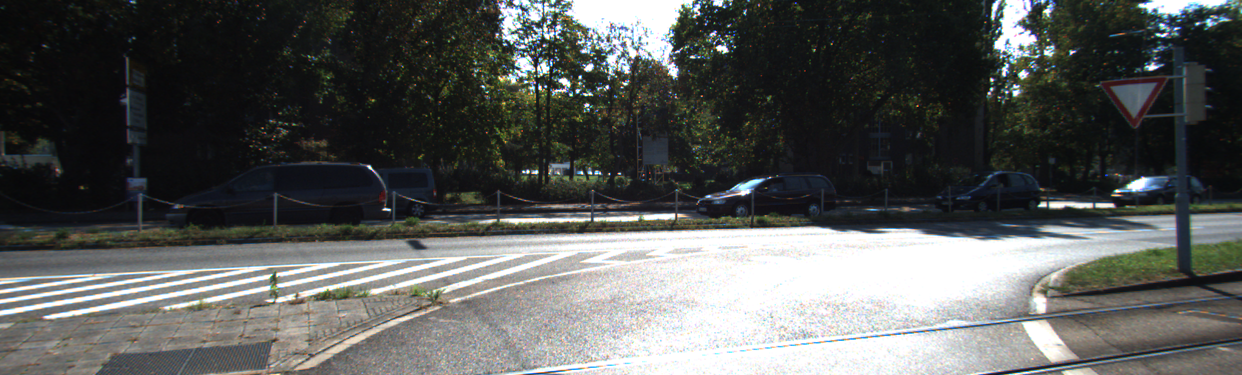
//> input picture img1L.png, 1242 x 375 px
$ ./Chapter1_test2   (built with g++ and OpenCV 4)
//> lines starting //> are read from the running program, lines starting //| are printed output that depends on the picture
#include <opencv2/imgcodecs.hpp>
#include <opencv2/highgui.hpp>
#include <opencv2/imgproc.hpp>
#include <opencv2/core.hpp>
#include <opencv2/video/tracking.hpp>
#include <cmath>
#include <algorithm>
#include <iostream>

using namespace std;
using namespace cv;

void getMatchedPoints(vector<Point2f>& input_curr_points,
	vector<Point2f>& input_next_points, vector<uchar>& status,
	vector<Point2f>& output_curr_points,
	vector<Point2f>& output_next_points);


vector<vector<Point2f>> generateLookuptable(
	vector<Point2f>& matched_1Li, vector<Point2f>& matched_1Ri,
	vector<Point2f>& matched_1Rii, vector<Point2f>& matched_2Rii,
	vector<Point2f>& matched_2Riii, vector<Point2f>& matched_2Liii,
	vector<Point2f>& matched_2Liv, vector<Point2f>& matched_1Liv);


void phaseAnalyse(vector<Point2f>& input_curr_points, vector<Point2f>& input_next_points, bool isthirdmatch);

float getphase(Point2f& point0, Point2f& point1);

void printVectorPoint2f(vector<Point2f>& vec);

bool exists(Point2f& target, vector<Point2f>& vec, int& next_point_index);


void main() {
	// reading images----------------------------------------------------
	String pathimg1L = "Resources/img1L.png";
	Mat img1L = imread(pathimg1L);
//> img1L is the input picture: 375 rows x 1242 cols, CV_8UC3; mean B, G, R 89.3, 91.1, 89.1

	String pathimg1R = "Resources/img1R.png";
	Mat img1R = imread(pathimg1R);
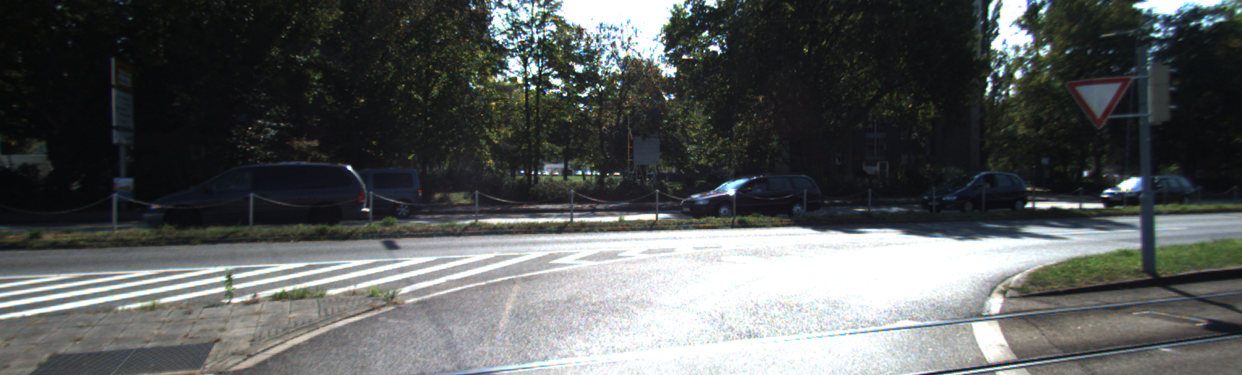
//> input picture img1R.png, 1242 x 375 px
//> img1R is the input picture: 375 rows x 1242 cols, CV_8UC3; mean B, G, R 90.2, 90.5, 87.5

	String pathimg2L = "Resources/img2L.png";
	Mat img2L = imread(pathimg2L);
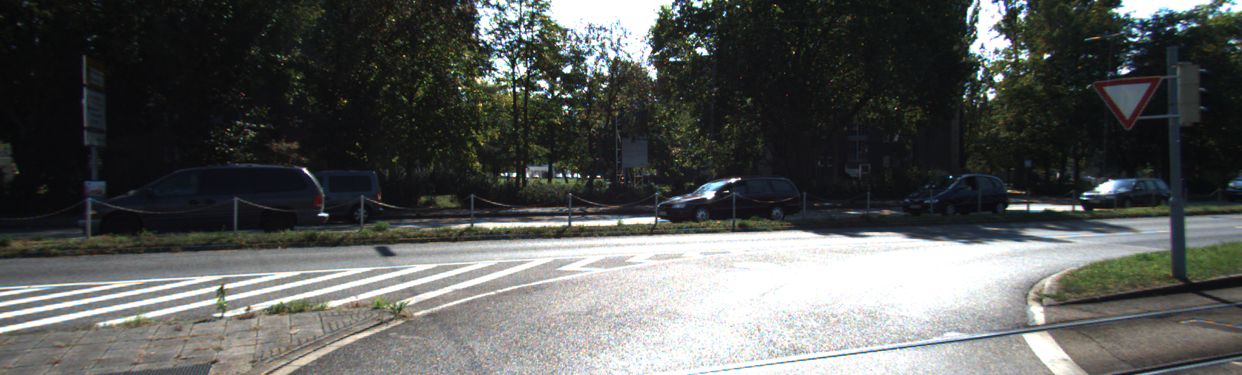
//> input picture img2L.png, 1242 x 375 px
//> img2L is the input picture: 375 rows x 1242 cols, CV_8UC3; mean B, G, R 88.1, 89.9, 87.8

	String pathimg2R = "Resources/img2R.png";
	Mat img2R = imread(pathimg2R);
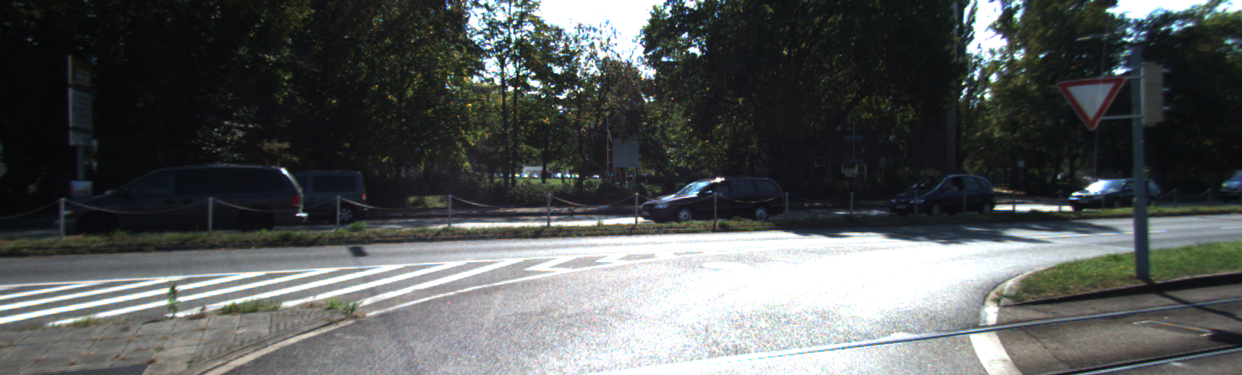
//> input picture img2R.png, 1242 x 375 px
//> img2R is the input picture: 375 rows x 1242 cols, CV_8UC3; mean B, G, R 89.1, 89.4, 86.3

	Mat img1L_gray, img1R_gray, img2L_gray, img2R_gray;
	//--------------------------------------------------------------------

	//
	// converting images to gray-------------------------------------------
	cvtColor(img1L, img1L_gray, COLOR_BGR2GRAY);
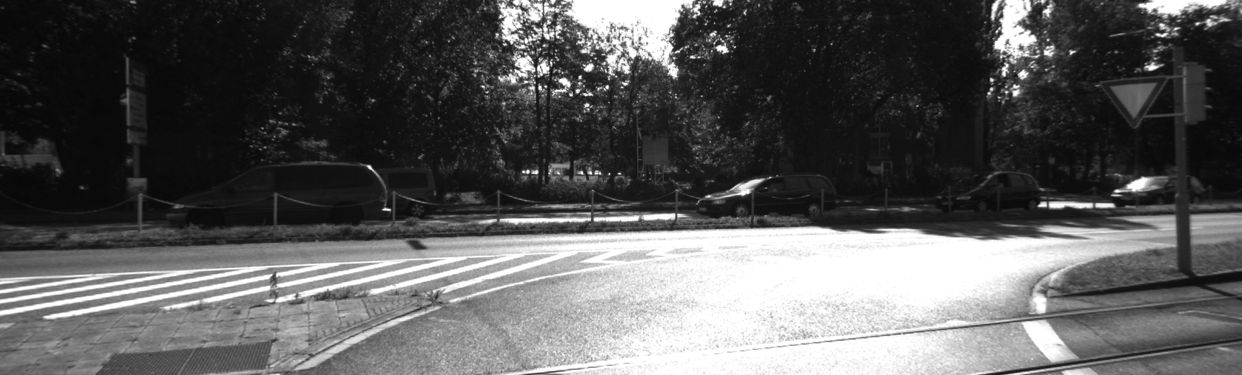
//> img1L_gray: 375 rows x 1242 cols, CV_8UC1; min 7, max 255, mean 90.3
	cvtColor(img1R, img1R_gray, COLOR_BGR2GRAY);
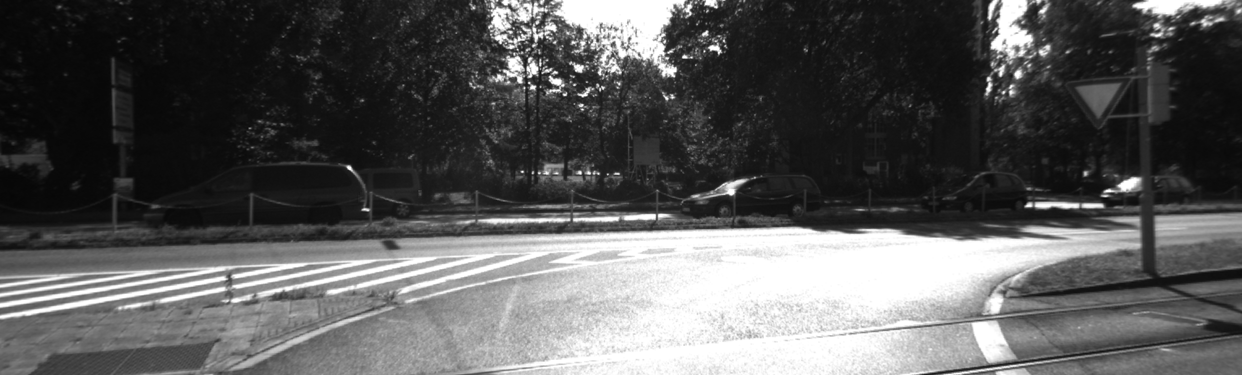
//> img1R_gray: 375 rows x 1242 cols, CV_8UC1; min 6, max 255, mean 89.6
	cvtColor(img2L, img2L_gray, COLOR_BGR2GRAY);
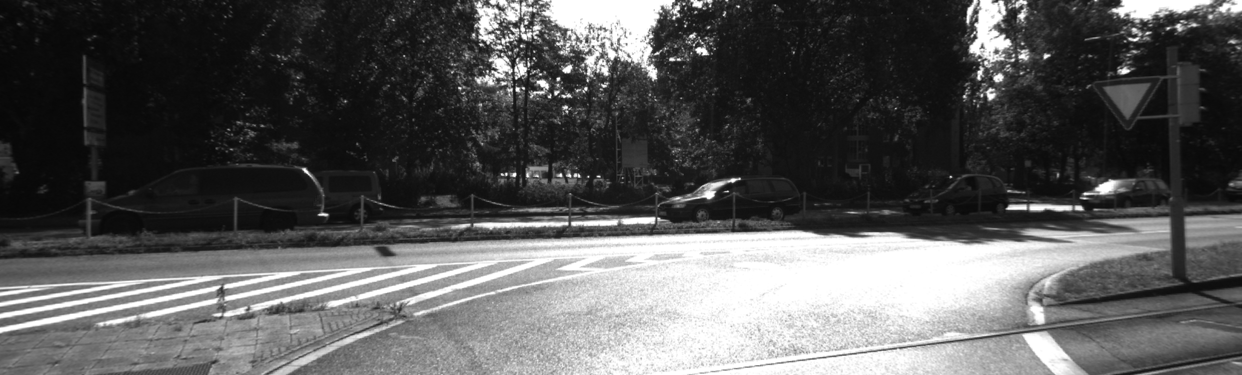
//> img2L_gray: 375 rows x 1242 cols, CV_8UC1; min 7, max 255, mean 89.1
	cvtColor(img2R, img2R_gray, COLOR_BGR2GRAY);
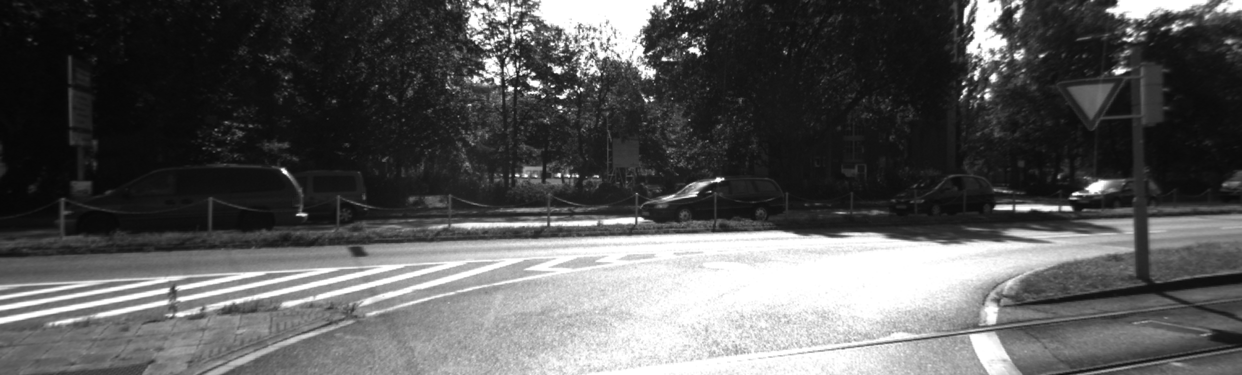
//> img2R_gray: 375 rows x 1242 cols, CV_8UC1; min 5, max 255, mean 88.5
	//-----------------------------------------------------------------

	// extraxting good featurs
	vector<Point2f> initial_feature_points;

	goodFeaturesToTrack(img1L_gray, initial_feature_points, 1000000, 0.01, 0.01, noArray(), 3);
//> initial_feature_points = 5624 Points (x, y), first 12: [580, 76], [607, 86], [545, 86], [591, 173], [523, 171], [511, 43], [548, 38], [1014, 85], [543, 45], [1004, 75], [528, 171], [571, 95]


	//---------------------------------------------------------------------
	// 1) calculate optical flow 1L 1R
	vector<Point2f> next_points;
	vector<uchar> status;
	vector<float> err;
	TermCriteria criteria = TermCriteria((TermCriteria::COUNT)+(TermCriteria::EPS), 10, 0.03);
	calcOpticalFlowPyrLK(img1L_gray, img1R_gray, initial_feature_points, next_points, status, err, Size(20, 20),2, criteria);
//> next_points = 5624 Points (x, y), first 12: [571.9, 76.78], [602.3, 86.16], [536.1, 85.72], [589.1, 173.1], [513.7, 171.2], [500.2, 43.12], [537, 38.21], [1010.1, 85.02], [531.8, 45.16], [1000.7, 75.15], [515.1, 171.1], [565, 94.88]; status = 5624 values, max 1 at index 0, min 0 at index 585, mean 0.994; err = 5624 values, max 130.5 at index 3647, min 0 at index 585, mean 12.9

	//match points
	vector<Point2f> matched_1Li, matched_1Ri;
	//getMatchedPoints(initial_feature_points, next_points, status, matched_1Li, matched_1Ri);
	getMatchedPoints(initial_feature_points, next_points, status, matched_1Li, matched_1Ri);
//> in getMatchedPoints, `size_t row_number = input_curr_points.size();`: row_number = 5624
//> after the loop in getMatchedPoints, `for (size_t i = 0; i < row_number; i++)`: output_curr_points = 5593 Points (x, y), first 12: [580, 76], [607, 86], [545, 86], [591, 173], [523, 171], [511, 43], [548, 38], [1014, 85], [543, 45], [1004, 75], [528, 171], [571, 95]; output_next_points = 5593 Points (x, y), first 12: [571.9, 76.78], [602.3, 86.16], [536.1, 85.72], [589.1, 173.1], [513.7, 171.2], [500.2, 43.12], [537, 38.21], [1010.1, 85.02], [531.8, 45.16], [1000.7, 75.15], [515.1, 171.1], [565, 94.88]
//> matched_1Li has the same summary as output_curr_points in getMatchedPoints; matched_1Ri has the same summary as output_next_points in getMatchedPoints
	//phase analyse
	phaseAnalyse(matched_1Li, matched_1Ri, false);
//> in phaseAnalyse, `size_t row_number = input_curr_points.size();`: row_number = 5593
//> the loop in phaseAnalyse, `for (size_t i = 0; i < row_number; i++)` made 5593 passes
//> (x0 in getphase, y0 in getphase, x1 in getphase, y1 in getphase, phase) on passes 1 to 3: (580, 76, 571.9, 76.78, 174.5), (607, 86, 602.3, 86.16, 178), (545, 86, 536.1, 85.72, 181.8)
//> after the loop in phaseAnalyse, `for (size_t i = 0; i < row_number; i++)`: input_curr_points = 11186 Points (x, y), first 12: [580, 76], [607, 86], [545, 86], [591, 173], [523, 171], [511, 43], [548, 38], [1014, 85], [543, 45], [1004, 75], [528, 171], [571, 95]
//> in phaseAnalyse, `input_next_points = output_next_points;`: input_next_points has the same summary as output_next_points in getMatchedPoints

	//---------------------opticalflow2-----------------------------------------------

	calcOpticalFlowPyrLK(img1R_gray, img2R_gray, matched_1Ri, next_points, status, err, Size(20, 20), 2, criteria);
//> next_points = 5593 Points (x, y), first 12: [550.2, 78.05], [581, 87.97], [513.8, 87.15], [568.2, 175.7], [492.1, 174], [476.8, 43.31], [514.3, 38.61], [985.6, 88.59], [509.1, 45.58], [975.8, 78.85], [493.6, 174], [572.1, 99.47]; status = 5593 values, max 1 at index 0, min 0 at index 32, mean 0.986; err = 5593 values, max 100.5 at index 4863, min 0 at index 3967, mean 9.33


	//get match no phase analyze
	vector<Point2f> matched_1Rii, matched_2Rii;
	getMatchedPoints(matched_1Ri, next_points, status, matched_1Rii, matched_2Rii);
//> matched_1Rii = 5516 Points (x, y), first 12: [571.9, 76.78], [602.3, 86.16], [536.1, 85.72], [589.1, 173.1], [513.7, 171.2], [500.2, 43.12], [537, 38.21], [1010.1, 85.02], [531.8, 45.16], [1000.7, 75.15], [515.1, 171.1], [565, 94.88]; matched_2Rii = 5516 Points (x, y), first 12: [550.2, 78.05], [581, 87.97], [513.8, 87.15], [568.2, 175.7], [492.1, 174], [476.8, 43.31], [514.3, 38.61], [985.6, 88.59], [509.1, 45.58], [975.8, 78.85], [493.6, 174], [572.1, 99.47]

	//-----------------------opticalflow3-----------------------------------------------
	calcOpticalFlowPyrLK(img2R_gray, img2L_gray, matched_1Rii,next_points, status, err,Size(20,20),2, criteria);
//> next_points = 5516 Points (x, y), first 12: [581.7, 76.24], [608.1, 86.14], [542.7, 85.65], [591.1, 173.2], [524.3, 170.5], [511.2, 43.05], [544.3, 36.63], [1016.8, 84.87], [539.2, 43.5], [1006.2, 75.11], [525.7, 170.6], [570.5, 94.67]; status = 5516 values, max 1 at index 0, min 0 at index 238, mean 0.986; err = 5516 values, max 129.1 at index 4646, min 0 at index 3967, mean 11.88

	//get matched points
	vector<Point2f> matched_2Riii, matched_2Liii;
	getMatchedPoints(matched_2Rii, next_points, status, matched_2Riii, matched_2Liii);
//> matched_2Riii = 5441 Points (x, y), first 12: [550.2, 78.05], [581, 87.97], [513.8, 87.15], [568.2, 175.7], [492.1, 174], [476.8, 43.31], [514.3, 38.61], [985.6, 88.59], [509.1, 45.58], [975.8, 78.85], [493.6, 174], [572.1, 99.47]; matched_2Liii = 5441 Points (x, y), first 12: [581.7, 76.24], [608.1, 86.14], [542.7, 85.65], [591.1, 173.2], [524.3, 170.5], [511.2, 43.05], [544.3, 36.63], [1016.8, 84.87], [539.2, 43.5], [1006.2, 75.11], [525.7, 170.6], [570.5, 94.67]


	//phase analyse
	phaseAnalyse(matched_2Riii, matched_2Liii, true);
//> the loop in phaseAnalyse (call 2), `for (size_t i = 0; i < row_number; i++)` made 5441 passes
//> (x0 in getphase, y0 in getphase, x1 in getphase, y1 in getphase, phase) on passes 1 to 3: (550.2, 78.05, 581.7, 76.24, 356.7), (581, 87.97, 608.1, 86.14, 356.1), (513.8, 87.15, 542.7, 85.65, 357)

	//-------------------------opticalflow4------------------
	calcOpticalFlowPyrLK(img2L_gray, img1L_gray, matched_2Liii, next_points, status, err, Size(20, 20));

	//match points no phase analyse
	vector<Point2f> matched_2Liv, matched_1Liv;
	getMatchedPoints(matched_2Liii, next_points, status, matched_2Liv, matched_1Liv);

	//--------------------------part two--------------------------------

	//cout << "number of polised points" << matched_1Liv.size();

	vector<vector<Point2f>> table = generateLookuptable(matched_1Li,
		matched_1Ri, matched_1Rii, matched_2Rii, matched_2Riii,
		matched_2Liii, matched_2Liv, matched_1Liv);

	//-------------------------end--------------------------------------
	size_t row_number = table.size();

	// the resultss of lookup table
	printVectorPoint2f(matched_1Liv);
//> the loop in printVectorPoint2f, `for (size_t i = 0; i < size; i++)` made 1036 passes
//| [564.278, 83.8271]
//| [534.153, 42.75]
//| [537.695, 68.7352]
//| [558.692, 75.2155]
//| [547.74, 52.7112]
//| [520.65, 34.0198]
//| [569.379, 21.5493]
//| [545.705, 38.5861]
//> (output is shown up to pass 8 of 1036)
	cout << row_number << endl;
//| 0
	for (size_t i = 0; i < row_number; i++)
		printVectorPoint2f(table[i]);
//> this loop made 0 passes


	// [15 lines of commented-out code are left out]


}


//function to get matchd points using status
void getMatchedPoints(
	vector<Point2f>& input_curr_points,
	vector<Point2f>& input_next_points,
	vector<uchar>& status,
	vector<Point2f>& output_curr_points,
	vector<Point2f>& output_next_points) {
	size_t row_number = input_curr_points.size();

	for (size_t i = 0; i < row_number; i++) {
		if (status[i] == 1) {
			output_curr_points.push_back(input_curr_points[i]);
			output_next_points.push_back(input_next_points[i]);
		}
	}

}


//phase analyse
void phaseAnalyse(vector<Point2f>& input_curr_points,
	vector<Point2f>& input_next_points,
	bool isthirdmatch)
{
	size_t row_number = input_curr_points.size();
	bool acceptable = false;
	float phase;

	vector<Point2f> output_curr_points,output_next_points;

	if (isthirdmatch) {
		for (size_t i = 0; i < row_number; i++) {
			// get phase of the current points
			phase = getphase(input_curr_points[i], input_next_points[i]);

			if (phase > 360 - 3 || phase < 3) {
				output_curr_points.push_back(input_curr_points[i]);
				output_next_points.push_back(input_next_points[i]);
			}
		}
		input_curr_points.shrink_to_fit();
		input_next_points.shrink_to_fit();

		input_curr_points = output_curr_points;
		input_next_points = output_next_points;
		return;
	}
	for (size_t i = 0; i < row_number; i++) {
		// get phase of the current points
		phase = getphase(input_curr_points[i], input_next_points[i]);

		if (phase > 177 || phase < 183) {
			input_curr_points.push_back(input_curr_points[i]);
			output_next_points.push_back(input_next_points[i]);
		}
	}
	input_curr_points.shrink_to_fit();
	input_next_points.shrink_to_fit();

	input_curr_points = output_curr_points;
	input_next_points = output_next_points;

}


//calculate the phase
float getphase(Point2f& point0, Point2f& point1) {
	float x0, y0, x1, y1;
	x0 = point0.x;
	y0 = point0.y;
	x1 = point1.x;
	y1 = point1.y;

	// atan
	if (x1 > x0 && y1 > y0) {
		return atan2(abs(y1 - y0), abs(x1 - x0)) * (180 / 3.1415926);
	}

	if (x1 > x0 && y1 < y0)
		return 360 - (atan2(abs(y1 - y0), abs(x1 - x0)) * (180 / 3.1415926));

	if (x1 < x0 && y1 > y0)
		return 180 - (atan2(abs(y1 - y0), abs(x1 - x0)) * (180 / 3.1415926));

	return 180 + (atan2(abs(y1 - y0), abs(x1 - x0)) * (180 / 3.1415926));
}


// utility function

void printVectorPoint2f(vector<Point2f>& vec) {
	cout << endl;
	size_t size = vec.size();
	for (size_t i = 0; i < size; i++)
		cout << vec[i] << endl;
	cout << endl;
}


// look up table
vector<vector<Point2f>> generateLookuptable(
	vector<Point2f>& matched_1Li, vector<Point2f>& matched_1Ri,
	vector<Point2f>& matched_1Rii, vector<Point2f>& matched_2Rii,
	vector<Point2f>& matched_2Riii, vector<Point2f>& matched_2Liii,
	vector<Point2f>& matched_2Liv, vector<Point2f>& matched_1Liv) {
	//check if the initital points are in next lines
	vector<vector<Point2f >> output_vec;
	size_t row_number = matched_1Li.size();
	for (size_t i = 0; i < row_number; i++) {

		int next_point_index1;
		vector<Point2f> temp;
		temp.push_back(matched_1Li[i]);

		if (exists(matched_1Ri[i], matched_1Rii, next_point_index1)) {
			int next_point_index2;
			temp.push_back(matched_1Ri[i]);
			if (exists(matched_2Rii[next_point_index1], matched_2Riii, next_point_index2)) {

				int next_point_index3;
				temp.push_back(matched_2Rii[next_point_index1]);

				if (exists(matched_2Liii[next_point_index2], matched_2Liv, next_point_index3)) {
					temp.push_back(matched_2Liii[next_point_index2]);
					temp.push_back(matched_1Liv[next_point_index3]);
					output_vec.push_back(temp);
				}

			}
		}
	}
	return output_vec;
}


bool exists(Point2f& target, vector<Point2f>& vec, int& next_point_index) {
	size_t row_number = vec.size();
	for (size_t i = 0; i < row_number; i++) {
		if (vec[i] == target) {
			next_point_index = i;
			return true;
		}
	}
	return false;
}
